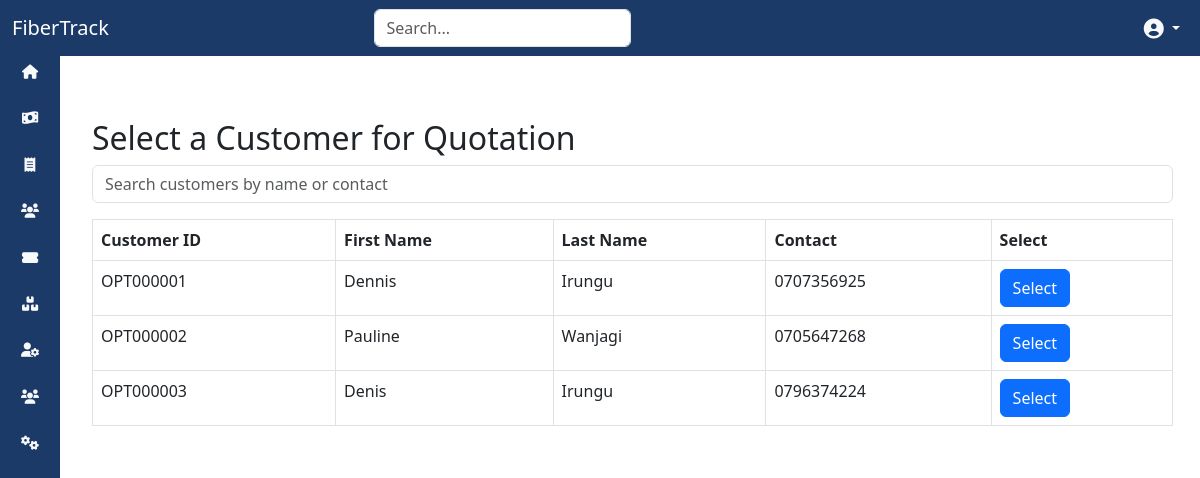
The app's page /billing/quotations/select_customer/ (signed in) with its own data.
### customers/models.py (models this page shows, shortened)
class Customer(models.Model):
    customer_id = models.CharField(max_length=20, unique=True, blank=True, db_index=True)  # Auto-generated field
    first_name = models.CharField(max_length=255)
    last_name = models.CharField(max_length=255)
    contact_number = models.CharField(max_length=20, blank=True, null=True)
    email = models.EmailField(blank=True, null=True)
    pppoe_username = models.CharField(max_length=50, blank=True)  # Can be autogenerated or manually adjusted
    pppoe_password = models.CharField(max_length=50, blank=True)  # Can be autogenerated or manually adjusted
    billing_address = models.TextField(blank=True, null=True)
    coordinates = models.CharField(max_length=50, blank=True, null=True, help_text="Format: 'latitude,longitude'")
    date_created = models.DateTimeField(auto_now_add=True)
    account_balance = models.DecimalField(max_digits=10, decimal_places=2, default=0)
    credit = models.DecimalField(max_digits=10, decimal_places=2, default=0)
    outstanding_amount = models.DecimalField(max_digits=10, decimal_places=2, default=0)
    subscription_plan = models.ForeignKey(
        SubscriptionPlan, on_delete=models.SET_NULL, null=True, blank=True, related_name='customers'
    )

### billing/views.py (the view)
# urls.py: path('quotations/select_customer/', CustomerSelectView.as_view(), name='select_customer'),
class CustomerSelectView(LoginRequiredMixin, ListView):
    model = Customer
    template_name = 'billing/select_customer.html'
    context_object_name = 'customers'
    login_url = '/auth_app/login/'

### billing/templates/billing/select_customer.html (shortened to what this page needs)
{% extends "base.html" %}
{% block content %}
<div class="container mt-5">
    <h2>Select a Customer for Quotation</h2>
    <div class="mb-3">
        <input type="text" id="customerSearch" class="form-control" placeholder="Search customers by name or contact">
    </div>
    <table class="table table-bordered mt-3" id="customerTable">
        <thead>
            <tr>
                <th>Customer ID</th>
                <th>First Name</th>
                <th>Last Name</th>
                <th>Contact</th>
                <th>Select</th>
            </tr>
        </thead>
        <tbody>
            {% for customer in customers %}
            <tr class="customer-row">
                <td>{{ customer.customer_id }}</td>
                <td class="first-name">{{ customer.first_name }}</td>
                <td class="last-name">{{ customer.last_name }}</td>
                <td class="contact">{{ customer.contact_number }}</td>
                <td>
                    <button type="button" class="btn btn-primary select-button" data-id="{{ customer.customer_id }}">Select</button>
                </td>
            </tr>
            {% empty %}
            <tr>
                <td colspan="5" class="text-center">No customers found.</td>
            </tr>
            {% endfor %}
        </tbody>
    </table>
</div>
{% endblock %}

### static/css/style.css (style rules this page uses)
:root { --dark-blue: #1b3a67; --dark-red: #8b0000; --light-gray: #f8f9fa; }
body { background-color: var(--light-gray); }
button { border-radius: 5px; transition: all 0.3s ease; }

### records on screen
Customer: customer_id "OPT000001", first_name "Dennis", last_name "Irungu", contact_number "0707356925"
Customer: customer_id "OPT000002", first_name "Pauline", last_name "Wanjagi", contact_number "0705647268"
Customer: customer_id "OPT000003", first_name "Denis", last_name "Irungu", contact_number "0796374224"
